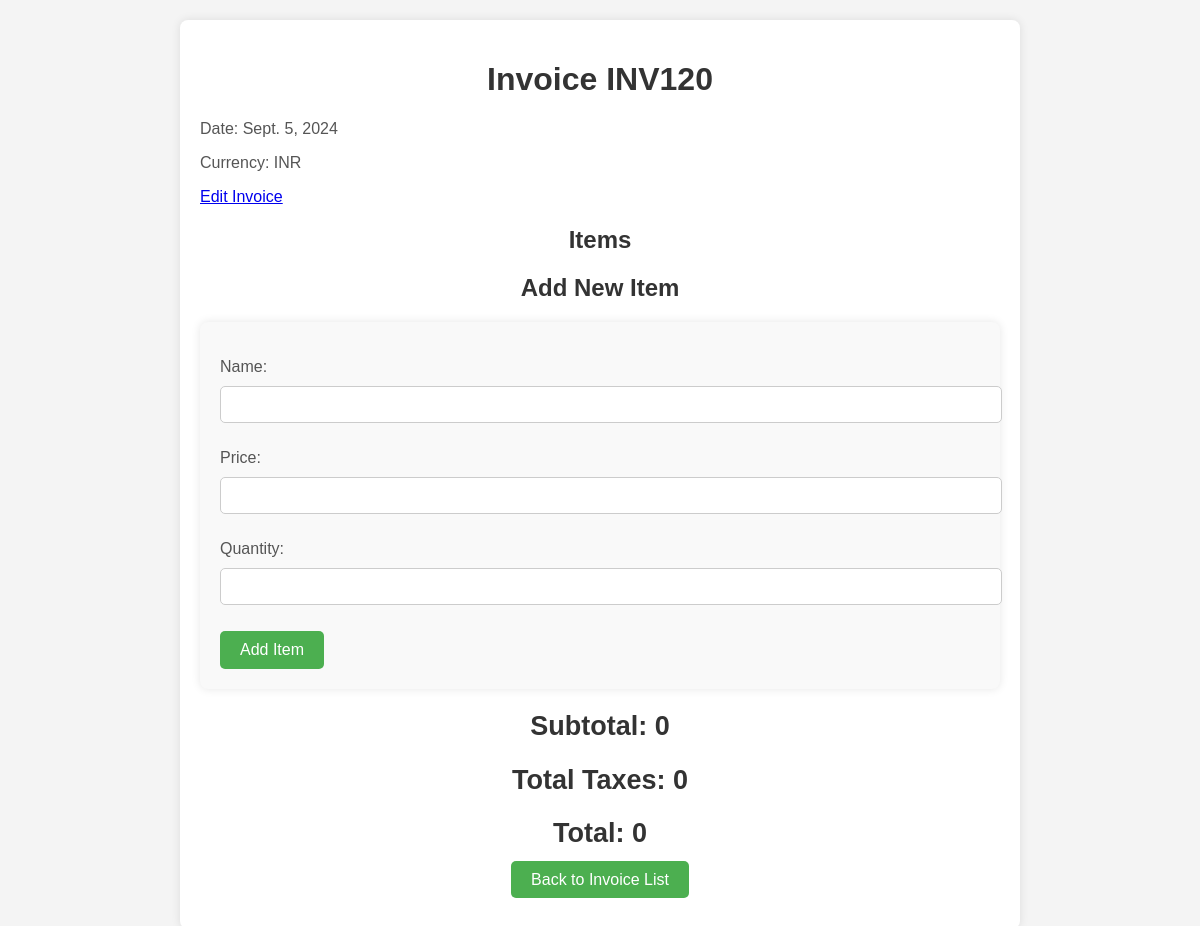
/invoices/3/, run on the app's committed database.
### invoices/models.py (models this page shows)
class Invoice(models.Model):
    date = models.DateField()
    invoice_number = models.CharField(max_length=20, unique=True)
    currency = models.CharField(max_length=3)
    def subtotal(self):
        return sum(item.total_price() for item in self.items.all())
    def total_taxes(self):
        return sum(item.total_taxes() for item in self.items.all())
    def total(self):
        return self.subtotal() + self.total_taxes()

### invoices/views.py (the view, shortened to what this page needs)
# urls.py: path('<int:pk>/', views.invoice_detail, name='invoice_detail'),
def invoice_detail(request, pk):
    invoice = get_object_or_404(Invoice, pk=pk)
    if request.method == 'POST':
        item_form = InvoiceItemForm(request.POST)
        if item_form.is_valid():
            new_item = item_form.save(commit=False)
            new_item.invoice = invoice
            new_item.save()
            return redirect('invoice_detail', pk=invoice.pk)
    else:
        item_form = InvoiceItemForm()
    items_with_taxes = []
    context = {
        'invoice': invoice,
        'items_with_taxes': items_with_taxes,
        'subtotal': invoice.subtotal(),
        'total_taxes': invoice.total_taxes(),
        'total': invoice.total(),
        'item_form': item_form,
    }
    return render(request, 'invoices/invoice_detail.html', context)

### invoices/forms.py
class InvoiceItemForm(forms.ModelForm):
    class Meta:
        model = InvoiceItem
        fields = ['name', 'price', 'quantity']

### invoices/templates/invoices/invoice_detail.html (shortened to what this page needs)
<!DOCTYPE html>
<html lang="en">
<head>
</head>
<body>
    <div class="container">
        <h1>Invoice {{ invoice.invoice_number }}</h1>
        <p>Date: {{ invoice.date }}</p>
        <p>Currency: {{ invoice.currency }}</p>
        <a href="{% url 'invoice_edit' invoice.id %}" class="edit-button">Edit Invoice</a>
        <h2>Items</h2>
        <h2>Add New Item</h2>
        <form method="post" class="add-item-form">
            {{ item_form.as_p }}
            <button type="submit">Add Item</button>
        </form>
        <div class="totals">
            <h2>Subtotal: {{ subtotal }}</h2>
            <h2>Total Taxes: {{ total_taxes }}</h2>
            <h2>Total: {{ total }}</h2>
        </div>
        <div class="back-button">
            <a href="{% url 'invoice_list' %}">Back to Invoice List</a>
        </div>
    </div>
</body>
</html>

### invoices/templates/invoices/invoice_detail.html (style rules this page uses)
body { font-family: Arial, sans-serif; background-color: #f4f4f4; margin: 0; padding: 20px; display: flex; justify-content: center; align-items: flex-start; min-height: 100vh; }
.container { background-color: white; padding: 20px; border-radius: 8px; box-shadow: 0 0 10px rgba(0, 0, 0, 0.1); width: 100%; max-width: 800px; }
h1, h2 { text-align: center; color: #333; }
p { font-size: 16px; color: #555; }
.totals { text-align: right; font-size: 18px; color: #333; }
.back-button { display: block; margin: 20px 0; text-align: center; }
.back-button a { background-color: #4CAF50; color: white; padding: 10px 20px; text-decoration: none; border-radius: 5px; font-size: 16px; }
.add-item-form { margin: 20px 0; padding: 20px; background-color: #f9f9f9; border-radius: 8px; box-shadow: 0 0 10px rgba(0, 0, 0, 0.1); }
.add-item-form button { background-color: #4CAF50; color: white; padding: 10px 20px; border: none; border-radius: 5px; font-size: 16px; cursor: pointer; }
.add-item-form input, .add-item-form select, .add-item-form textarea { width: 100%; padding: 10px; margin: 10px 0; border: 1px solid #ccc; border-radius: 5px; }

### data on the page
Invoice: invoice_number "INV120", date "Sept. 5, 2024", currency "INR"

### other printed values
{{ subtotal }} "0"
{{ total_taxes }} "0"
{{ total }} "0"
